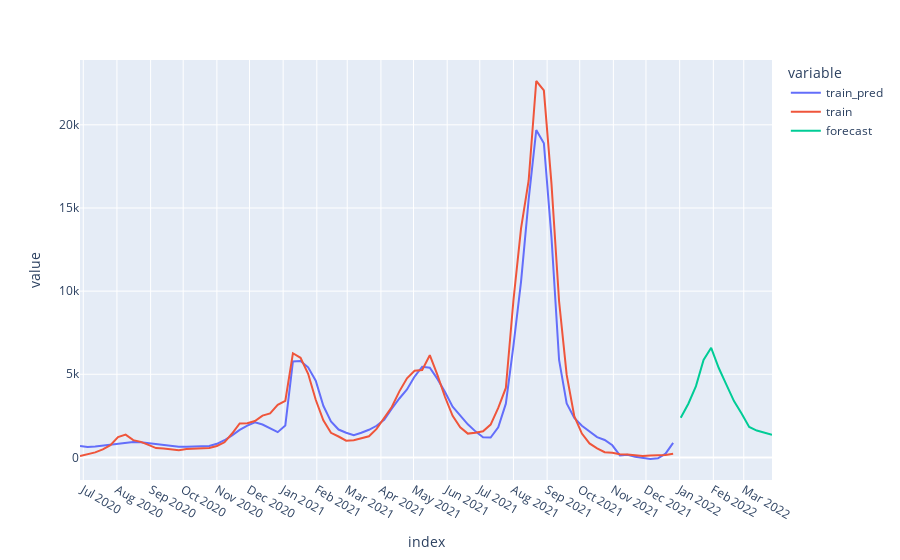

Here is the notebook cell this chart was saved with:
### Code cell
X_train = X[X.index <= train_last_date]
y_train = y[y.index <= train_last_date]
y_train_index = y_train.index

y_pred = model.predict(X_train)
y_pred = sc.inverse_transform(y_pred).ravel()
y_pred = pd.Series(y_pred, index=y_train_index, name='train_pred')
y_train = sc.inverse_transform(y_train.values.reshape(-1, 1)).ravel()
y_train = pd.Series(y_train, index=y_train_index, name='train')

rmse = np.sqrt( mean_squared_error(y_train, y_pred) )
print('RMSE: {:.5}'.format(rmse))

X_forecast = X[X.index > train_last_date]
y_forecast = y[y.index > train_last_date]
y_forecast_index = y_forecast.index

y_forecast = model.predict(X_forecast)
y_forecast = sc.inverse_transform(y_forecast).ravel()
y_forecast = pd.Series(y_forecast, index=y_forecast_index, name='forecast')

# plt.plot(y_pred, label='train pred')
# plt.plot(y_train, label='test')
# plt.plot(y_forecast, label='forecast')
# plt.legend()

fig = px.line(pd.concat([y_pred, y_train, y_forecast], axis=1))
fig.update_layout({
    'xaxis': {
        'dtick': 'M1'
    }
})
fig.show()
